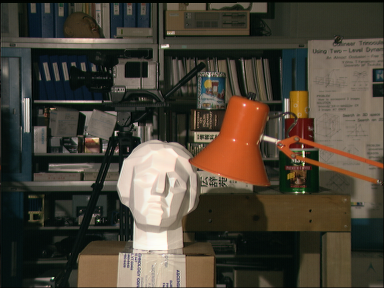
#> input picture ch11_stereo/left.png, 384 x 288 px
$ python stereodepth.py
#> lines starting #> are read from the running program, lines starting #| are printed output that depends on the picture
import cv2
import numpy as np
import matplotlib.pyplot as plt


# 1. load images
left_img = cv2.imread('left.png')
#> left_img is the input picture: shape (288, 384, 3); mean B, G, R 55.3, 67.6, 74.7
right_img = cv2.imread('right.png')
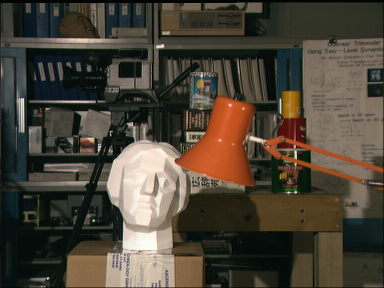
#> input picture ch11_stereo/right.png, 384 x 288 px
#> right_img is the input picture: shape (288, 384, 3); mean B, G, R 55.4, 67.9, 75.3

# 2.1 BM

stereo_bm = cv2.StereoBM_create(16) #32)
dispmap_bm = stereo_bm.compute(cv2.cvtColor(left_img,cv2.COLOR_BGR2GRAY), cv2.cvtColor(right_img, cv2.COLOR_BGR2GRAY))
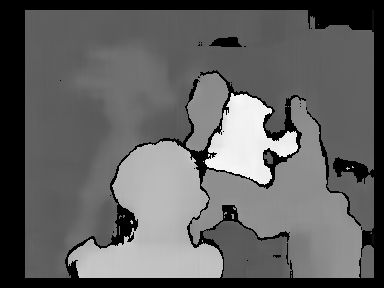
#> dispmap_bm: shape (288, 384) int16; min -16, max 240, mean 82.1; drawn with min black and max white

# 2.2 SGBM
blockSize = 1
stereo_sgbm = cv2.StereoSGBM_create(0,32, blockSize=blockSize)
#print(dir(stereo_sgbm))
dispmap_sgbm1 = stereo_sgbm.compute(left_img, right_img)
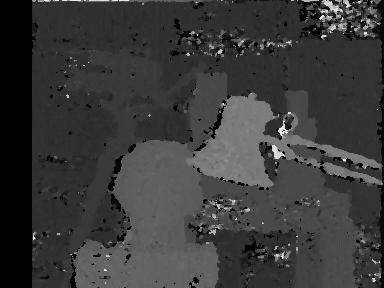
#> dispmap_sgbm1: shape (288, 384) int16; min -16, max 482, mean 98.5; drawn with min black and max white

blockSize = 4
stereo_sgbm.setBlockSize(blockSize)
dispmap_sgbm4 = stereo_sgbm.compute(left_img, right_img)
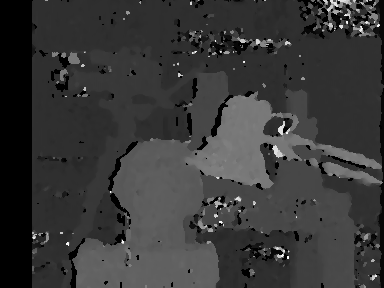
#> dispmap_sgbm4: shape (288, 384) int16; min -16, max 496, mean 98.3; drawn with min black and max white
blockSize = 8
stereo_sgbm.setBlockSize(blockSize)
dispmap_sgbm8 = stereo_sgbm.compute(left_img, right_img)
blockSize = 16
stereo_sgbm.setBlockSize(blockSize)
dispmap_sgbm16 = stereo_sgbm.compute(left_img, right_img)
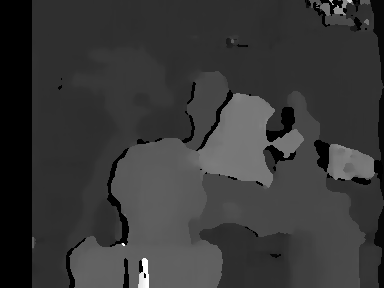
#> dispmap_sgbm16: shape (288, 384) int16; min -16, max 496, mean 96.9; drawn with min black and max white
blockSize = 32
stereo_sgbm.setBlockSize(blockSize)
dispmap_sgbm32 = stereo_sgbm.compute(left_img, right_img)
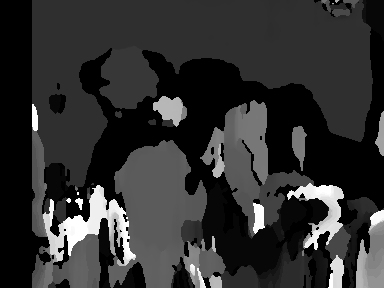
#> dispmap_sgbm32: shape (288, 384) int16; min -16, max 496, mean 82.5; drawn with min black and max white

# 3. display
plt.figure(figsize=(12,10))
plt.subplot(2,4,1)
plt.title('left')
plt.imshow(left_img[:,:,::-1])
plt.subplot(2,4,2)
plt.title('right')
plt.imshow(right_img[:,:,::-1])
plt.subplot(2,4,3)
plt.title('bm')
plt.imshow(dispmap_bm, cmap='gray')
plt.subplot(2,4,4)
plt.title('sgbm-1')
plt.imshow(dispmap_sgbm1, cmap='gray')
plt.subplot(2,4,5)
plt.title('sgbm-4')
plt.imshow(dispmap_sgbm4, cmap='gray')
plt.subplot(2,4,6)
plt.title('sgbm-8')
plt.imshow(dispmap_sgbm8, cmap='gray')
plt.subplot(2,4,7)
plt.title('sgbm-16')
plt.imshow(dispmap_sgbm16, cmap='gray')
plt.subplot(2,4,8)
plt.title('sgbm-32')
plt.imshow(dispmap_sgbm32, cmap='gray')
plt.show()
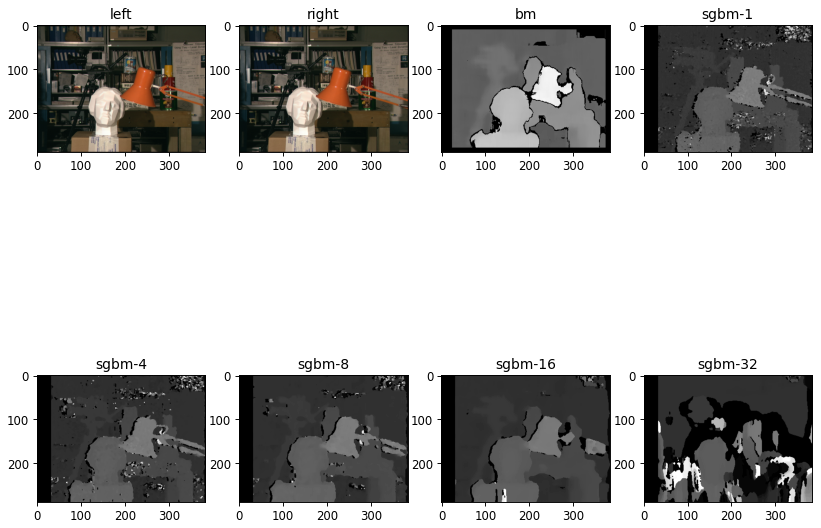
#> figure drawn by matplotlib, 8 panels
